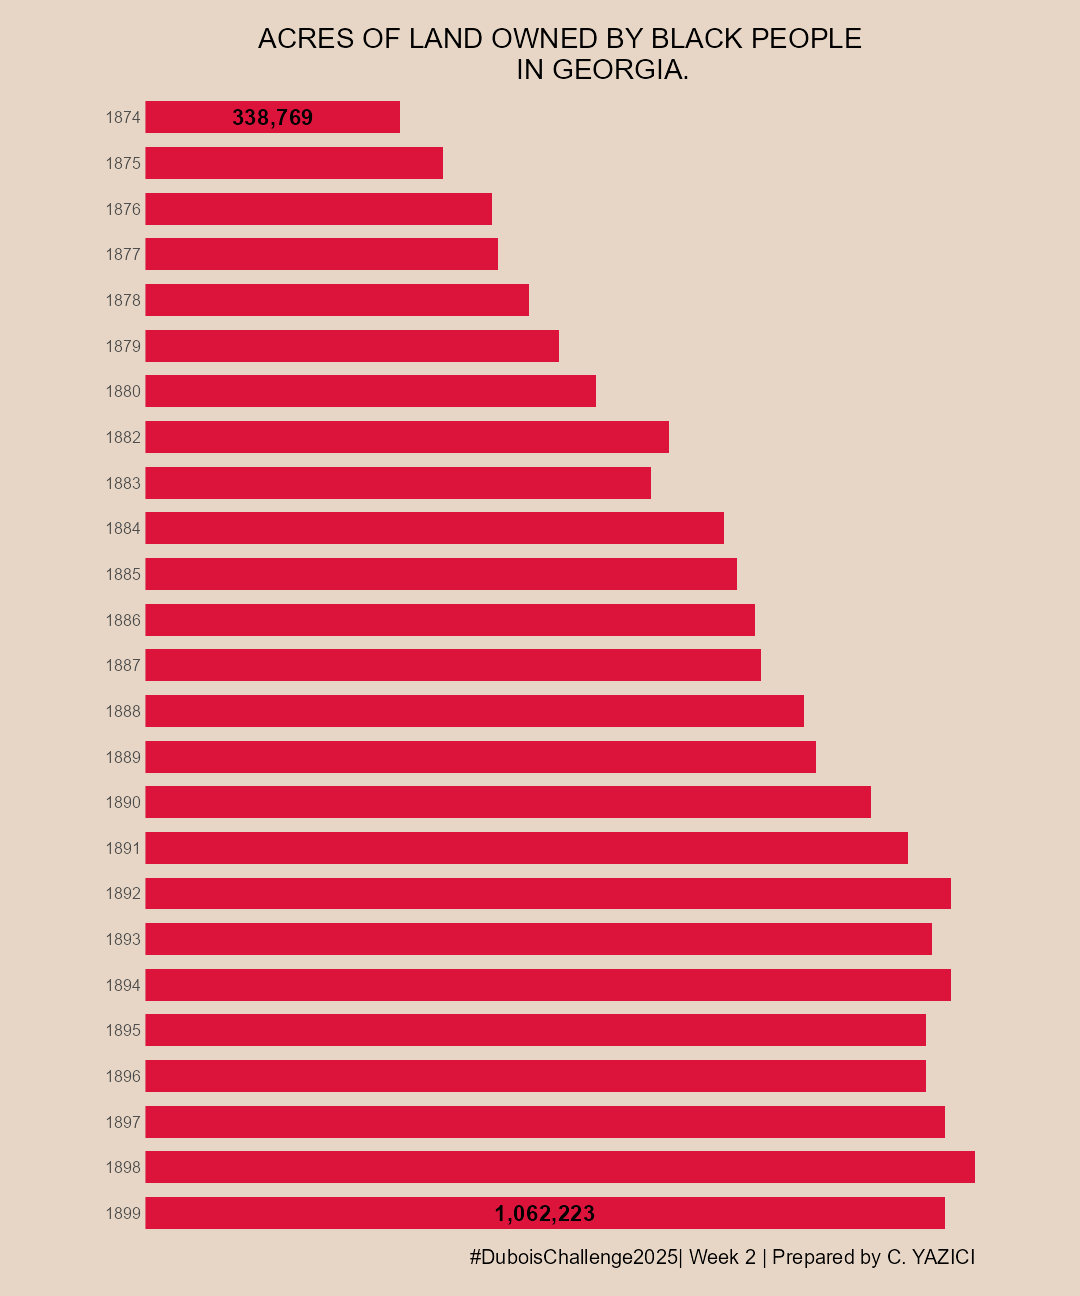

The script that saved this image:
library(tidyverse)
library(janitor)
library(readr)
library(showtext)
library(scales)


# Font in the Plot

font_add_google('Public Sans', 'ps')
showtext_auto()

# Data Import & Preprocessing

data3 <- read.csv("data.csv", header = TRUE) %>%
  clean_names() %>%
  arrange(date) %>%
  mutate(date = as.factor(date))

# The Plot

p <- ggplot(data3, aes(x = fct_rev(fct_infreq(date)), y = land)) +
  geom_bar(stat = "identity", fill = "#dc143c", width = 0.7) +
  geom_text(data3 %>% 
              filter(date %in% c(1874, 1899)),
            mapping = aes(x = date, y = land, 
                          label = scales::comma(land), fontface = "bold"),
            position = position_stack(vjust = 0.5), family = "ps", size = 8) +
  coord_flip() +
  scale_y_continuous(expand = c(0, 0)) +
  labs(caption = "#DuboisChallenge2025| Week 2 | Prepared by C. YAZICI",
       title = "ACRES OF LAND OWNED BY BLACK PEOPLE\nIN GEORGIA.") +
  theme(panel.background = element_rect(fill = "#e7d6c5", color = NA),
        plot.background = element_rect(fill = "#e7d6c5", color = NA), 
        panel.grid = element_blank(),
        axis.ticks = element_blank(),
        axis.title = element_blank(),
        axis.text.x = element_blank(),
        axis.text.y = element_text(family = "ps", size = 16, hjust = 0),
        plot.caption = element_text(family = "ps", hjust = 1, size = 20),
        plot.title = element_text(family = "ps", hjust = 0.5, size = 28),
        plot.margin = margin(1.0, 3.7, 1.0, 3.7, "cm"))

# Save the Plot

ggsave("Week2.png", p, width = 15, height = 18, dpi = 72)
